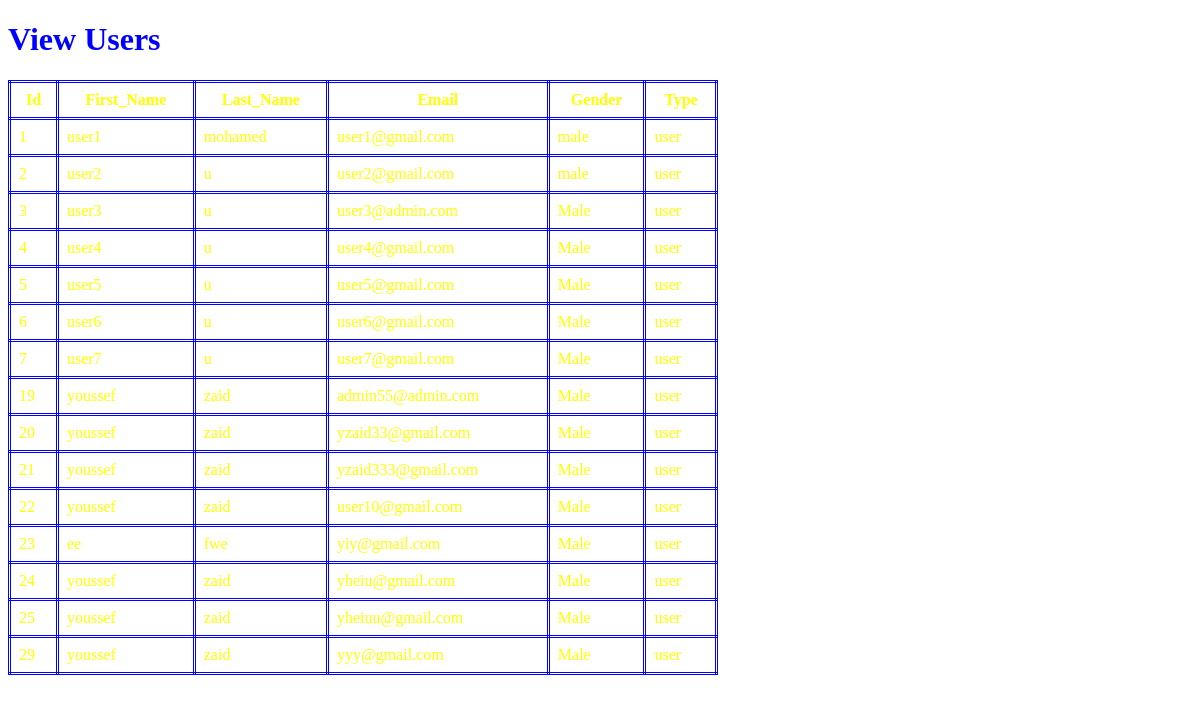
Page /ViewOrders.php on the committed database.
### tables this page shows
CREATE TABLE `data` (
  `id` int(11) NOT NULL,
  `First_Name` varchar(40) NOT NULL,
  `Last_Name` varchar(40) NOT NULL,
  `Email` varchar(100) NOT NULL,
  `Password` varchar(50) NOT NULL,
  `Gender` varchar(11) NOT NULL,
  `type` varchar(11) NOT NULL,
  `Photo_Name` varchar(512) NOT NULL
);

### ViewOrders.php (the view, shortened to what this page needs)
<?php
$servername = "localhost";
$username = "root";
$password = "";
$dbname = "webproject (2)";
$conn = mysqli_connect($servername, $username, $password, $dbname);
$sql = "SELECT * FROM data Where type='user'";
$result = mysqli_query($conn, $sql);
?>
<!DOCTYPE html>
<html>
<head>
</head>
<body>
 <form >
      <h1>View Users</h1>
  <table>
  <tr>
    <th>Id</th>
    <th>First_Name</th>
    <th>Last_Name</th>
    <th>Email</th>
    <th>Gender</th>
    <th>Type</th>
  </tr>
<?php
while($row = $result -> fetch_array(MYSQLI_ASSOC)) {
        $id = $row['id'];
        $fname = $row['First_Name'];
        $lname = $row['Last_Name'];
        $email = $row['Email'];
        $g = $row['Gender'];
        $t = $row['type'];
        ?>
  <tr>
    <td><?php echo $id; ?></td>
    <td><?php echo $fname; ?></td>
    <td><?php echo $lname; ?></td>
    <td><?php echo $email; ?></td>
    <td><?php echo $g; ?></td>
    <td><?php echo $t; ?></td>
  </tr>
     <?php
    }
  ?>
</table>
<br>
</form>
</body>
</html>

### ViewOrders.php (style rules this page uses)
table, td,th { border: 1px solid #ddd; padding: 8px; border:double; border-color: blue; }
table { border-collapse:collapse; width :60%; }
th,td { color: yellow; }
body { background: url(view.jpg) no-repeat center center fixed ; background-size: cover; height: 100%; }
h1 { color: blue; }

### rows in the picture
data: id "1", First_Name "user1", Last_Name "mohamed", Email "user1@gmail.com", Gender "male", type "user"
data: id "2", First_Name "user2", Last_Name "u", Email "user2@gmail.com", Gender "male", type "user"
data: id "3", First_Name "user3", Last_Name "u", Email "user3@admin.com", Gender "Male", type "user"
data: id "4", First_Name "user4", Last_Name "u", Email "user4@gmail.com", Gender "Male", type "user"
data: id "5", First_Name "user5", Last_Name "u", Email "user5@gmail.com", Gender "Male", type "user"
data: id "6", First_Name "user6", Last_Name "u", Email "user6@gmail.com", Gender "Male", type "user"
data: id "7", First_Name "user7", Last_Name "u", Email "user7@gmail.com", Gender "Male", type "user"
data: id "19", First_Name "youssef", Last_Name "zaid", Email "admin55@admin.com", Gender "Male", type "user"
data: id "20", First_Name "youssef", Last_Name "zaid", Email "yzaid33@gmail.com", Gender "Male", type "user"
data: id "21", First_Name "youssef", Last_Name "zaid", Email "yzaid333@gmail.com", Gender "Male", type "user"
data: id "22", First_Name "youssef", Last_Name "zaid", Email "user10@gmail.com", Gender "Male", type "user"
data: id "23", First_Name "ee", Last_Name "fwe", Email "yiy@gmail.com", Gender "Male", type "user"
data: id "24", First_Name "youssef", Last_Name "zaid", Email "yheiu@gmail.com", Gender "Male", type "user"
data: id "25", First_Name "youssef", Last_Name "zaid", Email "yheiuu@gmail.com", Gender "Male", type "user"
data: id "29", First_Name "youssef", Last_Name "zaid", Email "yyy@gmail.com", Gender "Male", type "user"
